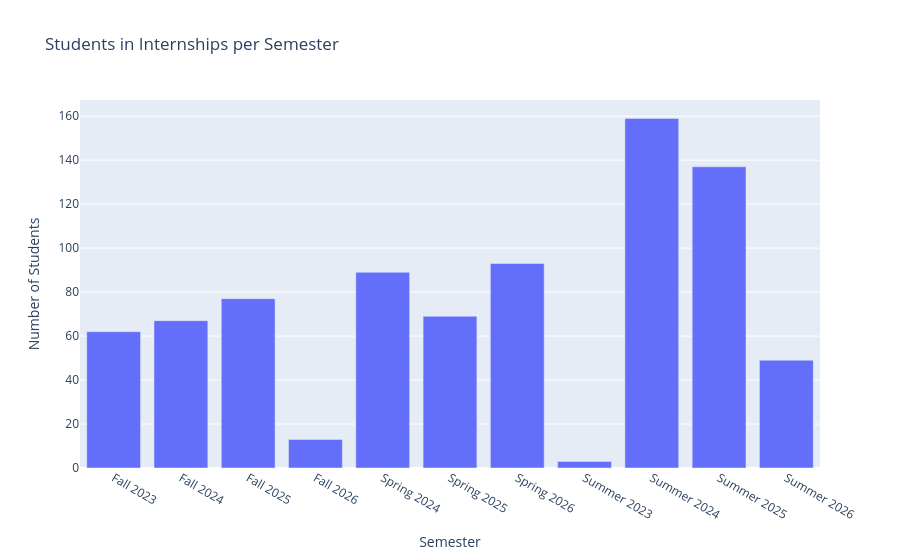

The code cell stored with this chart in its notebook:
### Code cell
fig = px.bar(x=semester_counts.index,y=semester_counts.values,labels={'x': 'Semester', 'y': 'Number of Students'},
    title='Students in Internships per Semester')

fig.show()
#looked at plotly group 1's first bar graph for this part

### Figure 1 — Plotly figure (JSON) as saved in the notebook; plotly's stock layout.template omitted (floating-point values rounded to 4 significant figures)
{"data": [{"hovertemplate": "Semester=%{x}<br>Number of Students=%{y}<extra></extra>", "legendgroup": "", "marker": {"color": "#636efa", "pattern": {"shape": ""}}, "name": "", "orientation": "v", "showlegend": false, "textposition": "auto", "type": "bar", "x": ["Fall 2023", "Fall 2024", "Fall 2025", "Fall 2026", "Spring 2024", "Spring 2025", "Spring 2026", "Summer 2023", "Summer 2024", "Summer 2025", "Summer 2026"], "xaxis": "x", "y": [62, 67, 77, 13, 89, 69, 93, 3, 159, 137, 49], "yaxis": "y"}], "layout": {"barmode": "relative", "legend": {"tracegroupgap": 0}, "title": {"text": "Students in Internships per Semester"}, "xaxis": {"anchor": "y", "domain": [0, 1], "title": {"text": "Semester"}}, "yaxis": {"anchor": "x", "domain": [0, 1], "title": {"text": "Number of Students"}}}}
